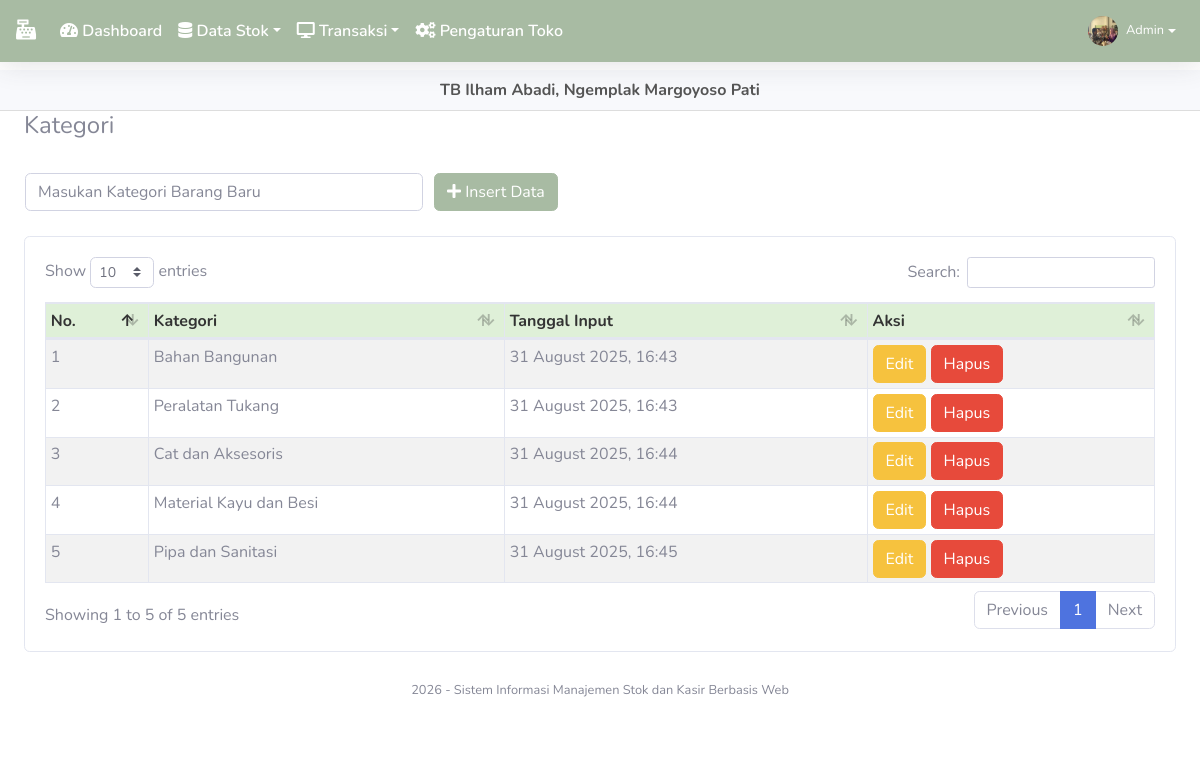
Screenshot of /index.php?page=kategori (signed in) with the database file from the repository.
### tables this page shows
CREATE TABLE `member` (
  `id_member` int(11) NOT NULL,
  `nm_member` varchar(255) NOT NULL,
  `alamat_member` text NOT NULL,
  `telepon` varchar(255) NOT NULL,
  `email` varchar(255) NOT NULL,
  `gambar` text NOT NULL
);

CREATE TABLE `toko` (
  `id_toko` int(11) NOT NULL,
  `nama_toko` varchar(255) NOT NULL,
  `alamat_toko` text NOT NULL,
  `tlp` varchar(255) NOT NULL,
  `nama_pemilik` varchar(255) NOT NULL
);

CREATE TABLE `kategori` (
  `id_kategori` int(11) NOT NULL,
  `nama_kategori` varchar(255) NOT NULL,
  `tgl_input` varchar(255) NOT NULL
);

### admin/module/kategori/index.php (the view, shortened to what this page needs)
<h4>Kategori</h4>
<br />
<?php
	if(!empty($_GET['uid'])){
	$sql = "SELECT * FROM kategori WHERE id_kategori = ?";
	$row = $config->prepare($sql);
	$row->execute(array($_GET['uid']));
	$edit = $row->fetch();
?>
<form method="POST" action="fungsi/edit/edit.php?kategori=edit">
    <table>
        <tr>
            <td style="width:25pc;"><input type="text" class="form-control" value="<?= $edit['nama_kategori'];?>"
                    required name="kategori" placeholder="Masukan Kategori Barang Baru">
                <input type="hidden" name="id" value="<?= $edit['id_kategori'];?>">
            </td>
            <td style="padding-left:10px;"><button id="tombol-simpan" class="btn btn-primary"><i class="fa fa-edit"></i>
                    Ubah Data</button></td>
        </tr>
    </table>
</form>
<?php }else{?>
<form method="POST" action="fungsi/tambah/tambah.php?kategori=tambah">
    <table>
        <tr>
            <td style="width:25pc;"><input type="text" class="form-control" required name="kategori"
                    placeholder="Masukan Kategori Barang Baru"></td>
            <td style="padding-left:10px;"><button id="tombol-simpan" class="btn btn-primary"><i class="fa fa-plus"></i>
                    Insert Data</button></td>
        </tr>
    </table>
</form>
<?php }?>
<br />
<div class="card card-body">
    <div class="table-responsive">
        <table class="table table-bordered table-striped table-sm" id="example1">
            <thead>
                <tr style="background:#DFF0D8;color:#333;">
                    <th>No.</th>
                    <th>Kategori</th>
                    <th>Tanggal Input</th>
                    <th>Aksi</th>
                </tr>
            </thead>
            <tbody>
                <?php
				$hasil = $lihat -> kategori();
				$no=1;
				foreach($hasil as $isi){
			?>
                <tr>
                    <td><?php echo $no;?></td>
                    <td><?php echo $isi['nama_kategori'];?></td>
                    <td><?php echo $isi['tgl_input'];?></td>
                    <td>
                        <a href="index.php?page=kategori&uid=<?php echo $isi['id_kategori'];?>"><button
                                class="btn btn-warning">Edit</button></a>
                        <a href="fungsi/hapus/hapus.php?kategori=hapus&id=<?php echo $isi['id_kategori'];?>"
                            onclick="javascript:return confirm('Hapus Data Kategori ?');"><button
                                class="btn btn-danger">Hapus</button></a>
                    </td>
                </tr>
                <?php $no++; }?>
            </tbody>
        </table>
    </div>
</div>

### admin/template/sidebar.php (shortened to what this page needs)
<?php
$id = $_SESSION['admin']['id_member'];
$hasil_profil = $lihat->member_edit($id);
$role = $_SESSION['role'] ?? ($_SESSION['admin']['role'] ?? 'admin');
?>
<nav class="navbar navbar-expand-lg navbar-custom fixed-top shadow">
  <a class="navbar-brand" href="index.php">
    <i class="fas fa-cash-register"></i>
  </a>
  <div class="collapse navbar-collapse" id="navbarNav">
    <ul class="navbar-nav mr-auto">
      <?php if ($role === 'karyawan'): ?>
        <li class="nav-item"><a class="nav-link" href="index.php?page=jual"><i class="fas fa-desktop"></i> Kasir</a></li>
        <li class="nav-item dropdown">
          <a class="nav-link dropdown-toggle" href="#" id="stokDropdown" data-toggle="dropdown"><i class="fas fa-database"></i> Data Stok</a>
          <div class="dropdown-menu">
            <a class="dropdown-item" href="index.php?page=barang">Barang</a>
            <a class="dropdown-item" href="index.php?page=kategori">Kategori</a>
          </div>
        </li>
      <?php else: ?>
        <li class="nav-item"><a class="nav-link" href="index.php"><i class="fas fa-tachometer-alt"></i> Dashboard</a></li>
        <li class="nav-item dropdown">
          <a class="nav-link dropdown-toggle" href="#" id="stokDropdown" data-toggle="dropdown"><i class="fas fa-database"></i> Data Stok</a>
        </li>
        <li class="nav-item dropdown">
          <a class="nav-link dropdown-toggle" href="#" id="transaksiDropdown" data-toggle="dropdown"><i class="fas fa-desktop"></i> Transaksi</a>
        </li>
        <li class="nav-item"><a class="nav-link" href="index.php?page=pengaturan"><i class="fas fa-cogs"></i> Pengaturan Toko</a></li>
      <?php endif; ?>
    </ul>
    <ul class="navbar-nav">
      <li class="nav-item dropdown">
        <a class="nav-link dropdown-toggle d-flex align-items-center" href="#" id="userDropdown" data-toggle="dropdown">
          <img class="img-profile rounded-circle mr-2" src="assets/img/user/<?php echo $hasil_profil['gambar'];?>" width="30" height="30">
          <span class="d-none d-lg-inline text-white small"><?php echo $hasil_profil['nm_member'];?></span>
        </a>
      </li>
    </ul>
  </div>
</nav>
<div class="store-info">
  <?php echo $toko['nama_toko'];?>, <?php echo $toko['alamat_toko'];?>
</div>
<div class="container-fluid">

### admin/template/header.php (style rules this page uses)
body { padding-top: 70px; }
.navbar-custom { background-color: #A8BBA3 !important; }
.navbar-custom .nav-link, .navbar-custom .navbar-brand { color: #fff !important; font-weight: 600; }
.store-info { background: #f8f9fc; padding: 8px 15px; text-align: center; font-weight: bold; color: #555; border-bottom: 1px solid #ddd; }
.bg-primary, .bg-gradient-primary, .btn-primary { background-color: #A8BBA3 !important; background-image: none !important; border-color: #A8BBA3 !important; }

### rows the page displays
toko: nama_toko "TB Ilham Abadi", alamat_toko "Ngemplak Margoyoso Pati"
kategori: nama_kategori "Bahan Bangunan", tgl_input "31 August 2025, 16:43"
kategori: nama_kategori "Peralatan Tukang", tgl_input "31 August 2025, 16:43"
kategori: nama_kategori "Cat dan Aksesoris", tgl_input "31 August 2025, 16:44"
kategori: nama_kategori "Material Kayu dan Besi", tgl_input "31 August 2025, 16:44"
kategori: nama_kategori "Pipa dan Sanitasi", tgl_input "31 August 2025, 16:45"

### other values shown
$hasil_profil['nm_member'] "Admin"
